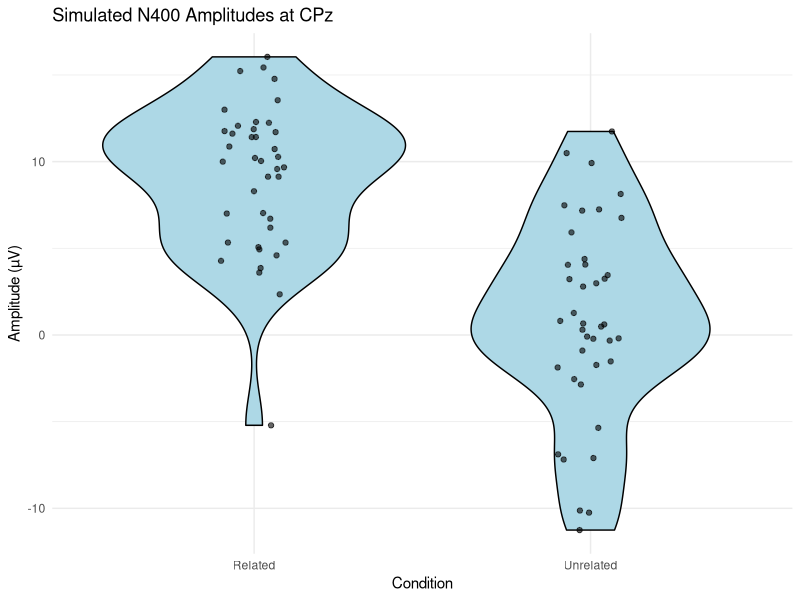
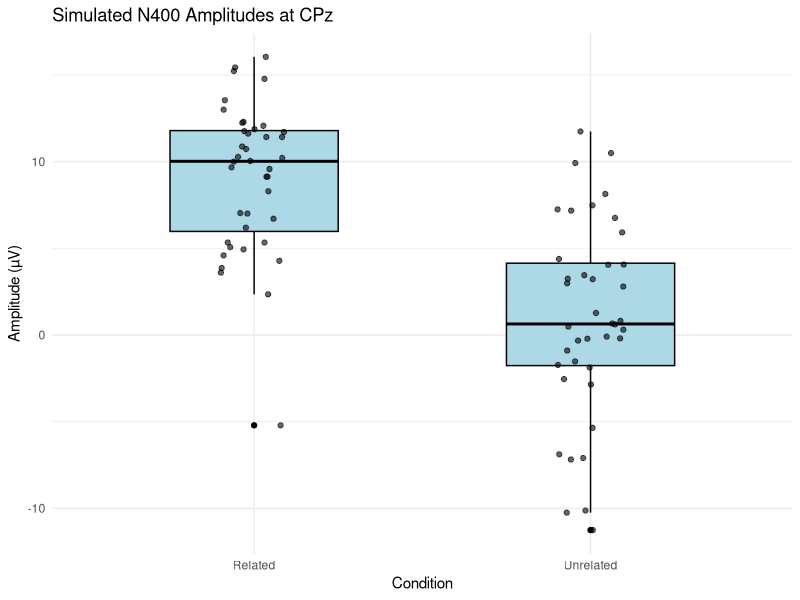
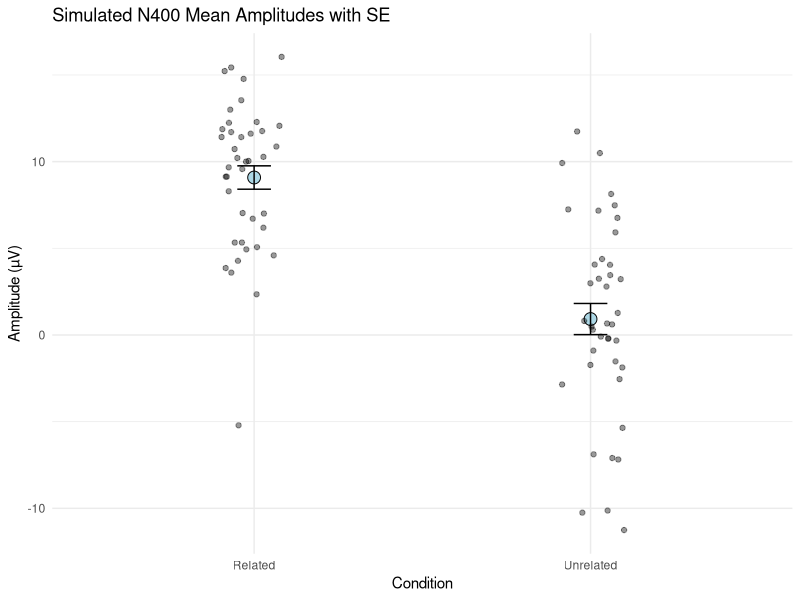

Generate these figures, in order, with R:
#  Load Libraries
library(ggplot2)
library(lme4)
library(readr)
library(dplyr)
library(tidyr)


#  Step 1: Load Parent Wave Data
data <- read_table("Mean_Amplitude_Parent_Waves_N400.txt", col_names = FALSE)

# Rename columns
colnames(data) <- c("Unrelated", "Related", "ERPset")
# Convert character columns to numeric
data$Unrelated <- as.numeric(data$Unrelated)
data$Related <- as.numeric(data$Related)


# Step 2: Calculate Means
mean_unrelated <- mean(data$Unrelated, na.rm = TRUE)
mean_related <- mean(data$Related, na.rm = TRUE)

unrelated <- data$Unrelated
related <- data$Related
sd_cong <- sd(related, na.rm = TRUE)
sd_incong <- sd(unrelated, na.rm = TRUE)
pooled_sd <- sqrt((sd_cong^2 + sd_incong^2) / 2)

var_cong= var(related, na.rm = TRUE)
var_incong = var(unrelated, na.rm = TRUE)

#  Step 3: Simulate Data 
set.seed(42)
n_subjects <- nrow(data)
sd_value <- pooled_sd

sim_unrelated <- rnorm(n_subjects, mean_unrelated, sd_value)
sim_related <- rnorm(n_subjects, mean_related, sd_value)

#  Step 4: Combine into Long Format
Subject <- rep(1:n_subjects, each = 2)
Condition <- rep(c("Unrelated", "Related"), times = n_subjects)
Amplitude <- as.vector(rbind(sim_unrelated, sim_related))

sim_data <- data.frame(Subject, Condition, Amplitude)

# Step 5: Plot Simulated Data
ggplot(sim_data, aes(x = Condition, y = Amplitude)) +
  geom_violin(fill = "lightblue", color = "black") +
  geom_jitter(width = 0.1, alpha = 0.6) +
  labs(title = "Simulated N400 Amplitudes at CPz",
       y = "Amplitude (µV)") +
  theme_minimal()


ggplot(sim_data, aes(x = Condition, y = Amplitude)) +
  geom_boxplot(fill = "lightblue", color = "black", width = 0.5) +
  geom_jitter(width = 0.1, alpha = 0.6) +
  labs(title = "Simulated N400 Amplitudes at CPz",
       y = "Amplitude (µV)") +
  theme_minimal()

ggplot(sim_data, aes(x = Condition, y = Amplitude)) +
  stat_summary(fun = mean, geom = "point", shape = 21, size = 4, fill = "lightblue") +
  stat_summary(fun.data = mean_se, geom = "errorbar", width = 0.1) +
  geom_jitter(width = 0.1, alpha = 0.4) +
  labs(title = "Simulated N400 Mean Amplitudes with SE",
       y = "Amplitude (µV)") +
  theme_minimal()
#  Step 6: Linear Mixed-Effects Model
#  Load lmerTest instead of lme4
install.packages("lmerTest")  # if not already installed
library(lmerTest)

#  Refit model with lmerTest
model <- lmer(Amplitude ~ Condition + (1 | Subject), data = sim_data)

#  Get summary with p-values
summary(model)


#Cohens d
d <- abs(mean_related - mean_unrelated) / pooled_sd

#Power analysis
library(pwr)
pwr.t.test(d = d, power = 0.8, sig.level = 0.05, type = "paired")
# 📤 Step 7: Export Simulated Data
write_csv(sim_data, "Simulated_N400_Data.csv")
